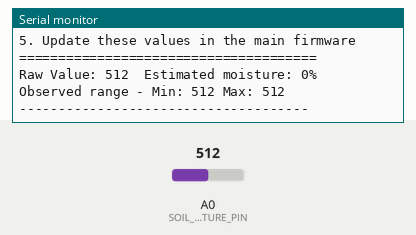
Recording of a sketch running on a simulated Arduino Uno, built with avr-gcc and run on an emulated ATmega328P. Parts: the last lines printed to the serial monitor. The test bench sets the inputs (shaded band); at power-on: A0 (SOIL_MOISTURE_PIN) = 512.

Above: at 3.2 s.
3.3 s: A0 (SOIL_MOISTURE_PIN) set to 716
At 4.2 s:
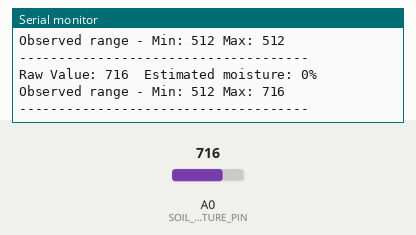
4.8 s: A0 (SOIL_MOISTURE_PIN) set to 900
At 5.5 s:
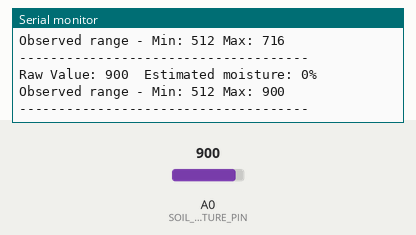

Measured:
- after the input at 3.3 s, the serial monitor: prints a new line after 0.24 s (image 1)
- after the input at 4.8 s, the serial monitor: prints a new line after 0.24 s (image 2)

The sketch:

soil_moisture_calibration.ino
```cpp
/*
 * Soil Moisture Sensor Calibration Sketch
 *
 * This sketch helps calibrate soil moisture sensors by reading raw analog values.
 * Use these readings to set dryValue and wetValue in the main firmware.
 *
 * Hardware Setup:
 * - Connect soil moisture sensor analog output to A0
 * - Connect VCC to 3.3V
 * - Connect GND to GND
 *
 * Instructions:
 * 1. Upload this sketch to your NodeMCU
 * 2. Open Serial Monitor (115200 baud)
 * 3. Note the reading with sensor in dry air (dryValue)
 * 4. Note the reading with sensor in water (wetValue)
 */

// Soil moisture sensor is connected to A0
#define SOIL_MOISTURE_PIN A0

// Variables to store min/max values observed
int minValue = 1023;
int maxValue = 0;
int lastValue = 0;

void setup() {
  // Initialize serial communication
  Serial.begin(115200);

  // Wait for serial port to connect
  while (!Serial) {
    ; // wait for serial port to connect
  }

  Serial.println("======================================");
  Serial.println("  Soil Moisture Sensor Calibration");
  Serial.println("======================================");
  Serial.println("Follow these steps:");
  Serial.println("1. Start with sensor in air (dry condition)");
  Serial.println("2. Note the 'Raw Value' reading - this is your dryValue");
  Serial.println("3. Place sensor in water (wet condition)");
  Serial.println("4. Note the 'Raw Value' reading - this is your wetValue");
  Serial.println("5. Update these values in the main firmware");
  Serial.println("======================================\n");

  delay(2000);
}

void loop() {
  // Read the analog value from the sensor
  int rawValue = analogRead(SOIL_MOISTURE_PIN);

  // Update min/max if needed
  if (rawValue < minValue) minValue = rawValue;
  if (rawValue > maxValue) maxValue = rawValue;

  // Only print when value changes significantly to reduce output spam
  if (abs(rawValue - lastValue) > 5) {
    lastValue = rawValue;

    // Print raw value
    Serial.print("Raw Value: ");
    Serial.print(rawValue);

    // Calculate and print an estimated percentage using current min/max
    int percentage = map(rawValue, maxValue, minValue, 0, 100);
    percentage = constrain(percentage, 0, 100);

    Serial.print("\tEstimated moisture: ");
    Serial.print(percentage);
    Serial.println("%");

    // Print observed range
    Serial.print("Observed range - Min: ");
    Serial.print(minValue);
    Serial.print(" Max: ");
    Serial.println(maxValue);

    Serial.println("-------------------------------------");
  }

  delay(500);
} 
```
